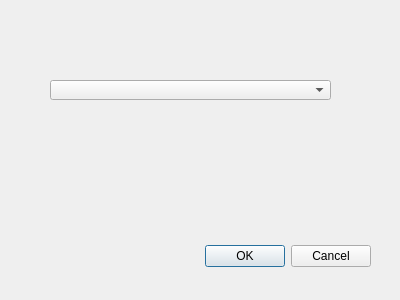
<?xml version="1.0" encoding="UTF-8"?>
<ui version="4.0">
 <class>MidPointDialogBase</class>
 <widget class="QDialog" name="MidPointDialogBase">
  <property name="geometry">
   <rect>
    <x>0</x>
    <y>0</y>
    <width>400</width>
    <height>300</height>
   </rect>
  </property>
  <property name="windowTitle">
   <string>Mid Point</string>
  </property>
  <widget class="QDialogButtonBox" name="button_box">
   <property name="geometry">
    <rect>
     <x>30</x>
     <y>240</y>
     <width>341</width>
     <height>32</height>
    </rect>
   </property>
   <property name="orientation">
    <enum>Qt::Horizontal</enum>
   </property>
   <property name="standardButtons">
    <set>QDialogButtonBox::Cancel|QDialogButtonBox::Ok</set>
   </property>
  </widget>
  <widget class="QComboBox" name="layerCombo">
   <property name="geometry">
    <rect>
     <x>50</x>
     <y>80</y>
     <width>281</width>
     <height>20</height>
    </rect>
   </property>
  </widget>
 </widget>
 <resources/>
 <connections>
  <connection>
   <sender>button_box</sender>
   <signal>accepted()</signal>
   <receiver>MidPointDialogBase</receiver>
   <slot>accept()</slot>
   <hints>
    <hint type="sourcelabel">
     <x>20</x>
     <y>20</y>
    </hint>
    <hint type="destinationlabel">
     <x>20</x>
     <y>20</y>
    </hint>
   </hints>
  </connection>
  <connection>
   <sender>button_box</sender>
   <signal>rejected()</signal>
   <receiver>MidPointDialogBase</receiver>
   <slot>reject()</slot>
   <hints>
    <hint type="sourcelabel">
     <x>20</x>
     <y>20</y>
    </hint>
    <hint type="destinationlabel">
     <x>20</x>
     <y>20</y>
    </hint>
   </hints>
  </connection>
 </connections>
</ui>
